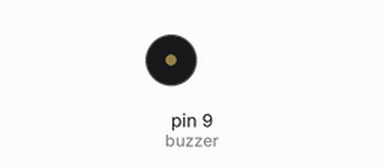
Recording of a sketch running on a simulated Arduino Uno, built with avr-gcc and run on an emulated ATmega328P. Parts: buzzer (waves = sounding).

Above: at 0.4 s.
Timing chart, 0 to 1.9 s (numbered marks = the images above):
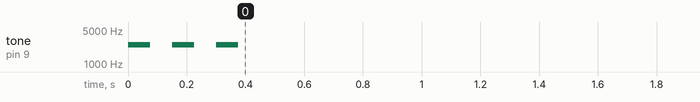

The sketch:

Buzzer_tutorial.ino
```cpp
/* Arduino tutorial - Buzzer / Piezo Speaker
   More info and circuit: http://www.ardumotive.com/how-to-use-a-buzzer-en.html
   Dev: Michalis Vasilakis // Date: 9/6/2015 // www.ardumotive.com */

const int buzzer = 9; //buzzer to arduino pin 9

void setup(){
  pinMode(buzzer, OUTPUT); // Set buzzer - pin 9 as an output

  tone(buzzer, 2500); // Send 2.5KHz sound signal...
  delay(75);        //
  noTone(buzzer);     // Stop sound...
  delay(75);
  tone(buzzer, 2500); // Send 2.5KHz sound signal...
  delay(75);        //
  noTone(buzzer);     // Stop sound...
  delay(75);
  tone(buzzer, 2500); // Send 2.5KHz sound signal...
  delay(75);        //
  noTone(buzzer);     // Stop sound...

}

void loop(){
  //tone(buzzer, 2500); // tone(outputPin, Hz)
  delay(500);        // ...for 1 sec
  noTone(buzzer);     // Stop sound...
  delay(1000);        // ...for 1sec

}
```
